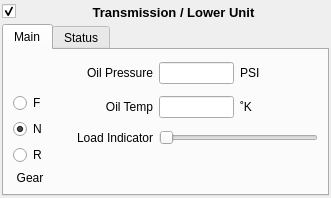
<?xml version="1.0" encoding="UTF-8"?>
<!-- Copyright (C) 2024-2026 RF StateSide LLC; SPDX-License-Identifier: AGPL-3.0-or-later -->
<ui version="4.0">
 <class>GeneratorTransLowerUnit</class>
 <widget class="QWidget" name="GeneratorTransLowerUnit">
  <property name="geometry">
   <rect>
    <x>0</x>
    <y>0</y>
    <width>331</width>
    <height>195</height>
   </rect>
  </property>
  <property name="focusPolicy">
   <enum>Qt::FocusPolicy::StrongFocus</enum>
  </property>
  <property name="windowTitle">
   <string>Form</string>
  </property>
  <layout class="QVBoxLayout" name="verticalLayout_4">
   <property name="spacing">
    <number>2</number>
   </property>
   <property name="leftMargin">
    <number>2</number>
   </property>
   <property name="topMargin">
    <number>2</number>
   </property>
   <property name="rightMargin">
    <number>2</number>
   </property>
   <property name="bottomMargin">
    <number>2</number>
   </property>
   <item>
    <layout class="QHBoxLayout" name="horizontalLayout_3">
     <item>
      <widget class="QCheckBox" name="checkBoxEnabled">
       <property name="text">
        <string/>
       </property>
       <property name="checked">
        <bool>true</bool>
       </property>
      </widget>
     </item>
     <item>
      <spacer name="horizontalSpacer_2">
       <property name="orientation">
        <enum>Qt::Orientation::Horizontal</enum>
       </property>
       <property name="sizeHint" stdset="0">
        <size>
         <width>40</width>
         <height>20</height>
        </size>
       </property>
      </spacer>
     </item>
     <item>
      <widget class="QLabel" name="labelTitle">
       <property name="font">
        <font>
         <pointsize>10</pointsize>
         <bold>true</bold>
        </font>
       </property>
       <property name="text">
        <string>Transmission / Lower Unit</string>
       </property>
       <property name="alignment">
        <set>Qt::AlignmentFlag::AlignCenter</set>
       </property>
      </widget>
     </item>
     <item>
      <spacer name="horizontalSpacer">
       <property name="orientation">
        <enum>Qt::Orientation::Horizontal</enum>
       </property>
       <property name="sizeHint" stdset="0">
        <size>
         <width>40</width>
         <height>20</height>
        </size>
       </property>
      </spacer>
     </item>
    </layout>
   </item>
   <item>
    <widget class="QTabWidget" name="tabWidget">
     <property name="focusPolicy">
      <enum>Qt::FocusPolicy::StrongFocus</enum>
     </property>
     <property name="currentIndex">
      <number>0</number>
     </property>
     <widget class="QWidget" name="tabMain">
      <attribute name="title">
       <string>Main</string>
      </attribute>
      <layout class="QHBoxLayout" name="horizontalLayout_2">
       <item>
        <layout class="QVBoxLayout" name="verticalLayout_3">
         <item>
          <spacer name="verticalSpacer">
           <property name="orientation">
            <enum>Qt::Orientation::Vertical</enum>
           </property>
           <property name="sizeHint" stdset="0">
            <size>
             <width>20</width>
             <height>40</height>
            </size>
           </property>
          </spacer>
         </item>
         <item>
          <layout class="QVBoxLayout" name="verticalLayout">
           <item>
            <widget class="QRadioButton" name="radioButtonForward">
             <property name="text">
              <string>F</string>
             </property>
            </widget>
           </item>
           <item>
            <widget class="QRadioButton" name="radioButtonNeutral">
             <property name="text">
              <string>N</string>
             </property>
             <property name="checked">
              <bool>true</bool>
             </property>
            </widget>
           </item>
           <item>
            <widget class="QRadioButton" name="radioButtonReverse">
             <property name="text">
              <string>R</string>
             </property>
            </widget>
           </item>
          </layout>
         </item>
         <item>
          <widget class="QLabel" name="labelGear">
           <property name="text">
            <string>Gear</string>
           </property>
           <property name="alignment">
            <set>Qt::AlignmentFlag::AlignCenter</set>
           </property>
          </widget>
         </item>
        </layout>
       </item>
       <item>
        <layout class="QVBoxLayout" name="verticalLayout_2">
         <item>
          <layout class="QHBoxLayout" name="horizontalLayout_6">
           <property name="topMargin">
            <number>3</number>
           </property>
           <property name="bottomMargin">
            <number>3</number>
           </property>
           <item>
            <widget class="QLabel" name="labelOilPressure">
             <property name="minimumSize">
              <size>
               <width>100</width>
               <height>22</height>
              </size>
             </property>
             <property name="maximumSize">
              <size>
               <width>100</width>
               <height>16777215</height>
              </size>
             </property>
             <property name="text">
              <string>Oil Pressure</string>
             </property>
             <property name="alignment">
              <set>Qt::AlignmentFlag::AlignRight|Qt::AlignmentFlag::AlignTrailing|Qt::AlignmentFlag::AlignVCenter</set>
             </property>
            </widget>
           </item>
           <item>
            <widget class="QLineEdit" name="lineEditOilPressure">
             <property name="minimumSize">
              <size>
               <width>75</width>
               <height>22</height>
              </size>
             </property>
             <property name="maximumSize">
              <size>
               <width>75</width>
               <height>16777215</height>
              </size>
             </property>
             <property name="readOnly">
              <bool>true</bool>
             </property>
            </widget>
           </item>
           <item>
            <widget class="QLabel" name="labelUnitsOilPressure">
             <property name="minimumSize">
              <size>
               <width>50</width>
               <height>22</height>
              </size>
             </property>
             <property name="toolTip">
              <string>&lt;html&gt;&lt;head/&gt;&lt;body&gt;&lt;p&gt;Click to change units&lt;/p&gt;&lt;/body&gt;&lt;/html&gt;</string>
             </property>
             <property name="text">
              <string>PSI</string>
             </property>
            </widget>
           </item>
           <item>
            <spacer name="horizontalSpacer_4">
             <property name="orientation">
              <enum>Qt::Orientation::Horizontal</enum>
             </property>
             <property name="sizeHint" stdset="0">
              <size>
               <width>40</width>
               <height>20</height>
              </size>
             </property>
            </spacer>
           </item>
          </layout>
         </item>
         <item>
          <layout class="QHBoxLayout" name="horizontalLayout_7">
           <property name="topMargin">
            <number>3</number>
           </property>
           <property name="bottomMargin">
            <number>3</number>
           </property>
           <item>
            <widget class="QLabel" name="labelOilTemperature">
             <property name="minimumSize">
              <size>
               <width>100</width>
               <height>22</height>
              </size>
             </property>
             <property name="maximumSize">
              <size>
               <width>100</width>
               <height>16777215</height>
              </size>
             </property>
             <property name="text">
              <string>Oil Temp</string>
             </property>
             <property name="alignment">
              <set>Qt::AlignmentFlag::AlignRight|Qt::AlignmentFlag::AlignTrailing|Qt::AlignmentFlag::AlignVCenter</set>
             </property>
            </widget>
           </item>
           <item>
            <widget class="QLineEdit" name="lineEditOilTemperature">
             <property name="minimumSize">
              <size>
               <width>75</width>
               <height>22</height>
              </size>
             </property>
             <property name="maximumSize">
              <size>
               <width>75</width>
               <height>16777215</height>
              </size>
             </property>
             <property name="readOnly">
              <bool>true</bool>
             </property>
            </widget>
           </item>
           <item>
            <widget class="QLabel" name="labelUnitsOilTemperature">
             <property name="minimumSize">
              <size>
               <width>50</width>
               <height>22</height>
              </size>
             </property>
             <property name="toolTip">
              <string>&lt;html&gt;&lt;head/&gt;&lt;body&gt;&lt;p&gt;Click to change units&lt;/p&gt;&lt;/body&gt;&lt;/html&gt;</string>
             </property>
             <property name="text">
              <string>˚K</string>
             </property>
            </widget>
           </item>
           <item>
            <spacer name="horizontalSpacer_5">
             <property name="orientation">
              <enum>Qt::Orientation::Horizontal</enum>
             </property>
             <property name="sizeHint" stdset="0">
              <size>
               <width>40</width>
               <height>20</height>
              </size>
             </property>
            </spacer>
           </item>
          </layout>
         </item>
         <item>
          <layout class="QHBoxLayout" name="horizontalLayout">
           <item>
            <widget class="QLabel" name="labelLoad">
             <property name="minimumSize">
              <size>
               <width>100</width>
               <height>22</height>
              </size>
             </property>
             <property name="maximumSize">
              <size>
               <width>100</width>
               <height>16777215</height>
              </size>
             </property>
             <property name="text">
              <string>Load Indicator</string>
             </property>
             <property name="alignment">
              <set>Qt::AlignmentFlag::AlignRight|Qt::AlignmentFlag::AlignTrailing|Qt::AlignmentFlag::AlignVCenter</set>
             </property>
            </widget>
           </item>
           <item>
            <widget class="QSlider" name="horizontalSliderLoad">
             <property name="minimum">
              <number>0</number>
             </property>
             <property name="maximum">
              <number>100</number>
             </property>
             <property name="value">
              <number>0</number>
             </property>
             <property name="orientation">
              <enum>Qt::Orientation::Horizontal</enum>
             </property>
            </widget>
           </item>
          </layout>
         </item>
         <item>
          <spacer name="verticalSpacer_2">
           <property name="orientation">
            <enum>Qt::Orientation::Vertical</enum>
           </property>
           <property name="sizeHint" stdset="0">
            <size>
             <width>20</width>
             <height>40</height>
            </size>
           </property>
          </spacer>
         </item>
        </layout>
       </item>
      </layout>
     </widget>
     <widget class="QWidget" name="tabStatus">
      <attribute name="title"><string>Status</string></attribute>
      <layout class="QVBoxLayout" name="verticalLayoutStatus">
       <item>
        <widget class="QCheckBox" name="checkBoxCheckTransmission">
         <property name="text"><string>Check Transmission</string></property>
        </widget>
       </item>
       <item>
        <widget class="QCheckBox" name="checkBoxOverTemperature">
         <property name="text"><string>Over Temperature</string></property>
        </widget>
       </item>
       <item>
        <widget class="QCheckBox" name="checkBoxLowOilPressure">
         <property name="text"><string>Low Oil Pressure</string></property>
        </widget>
       </item>
       <item>
        <widget class="QCheckBox" name="checkBoxLowOilLevel">
         <property name="text"><string>Low Oil Level</string></property>
        </widget>
       </item>
       <item>
        <widget class="QCheckBox" name="checkBoxSailDrive">
         <property name="text"><string>Sail Drive</string></property>
        </widget>
       </item>
       <item><spacer name="verticalSpacerStatus">
        <property name="orientation"><enum>Qt::Orientation::Vertical</enum></property>
        <property name="sizeHint" stdset="0"><size><width>20</width><height>40</height></size></property>
       </spacer></item>
      </layout>
     </widget>
    </widget>
   </item>
  </layout>
 </widget>
 <resources/>
 <connections/>
</ui>
